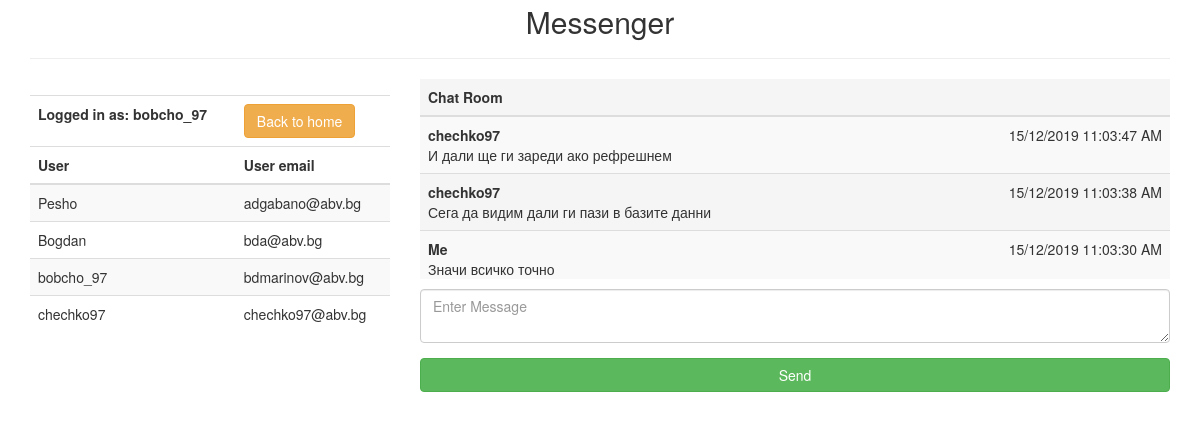
Page /chatroom.php (signed in) on the committed database.
### tables this page shows
CREATE TABLE `users` (
  `id` int(11) NOT NULL,
  `username` varchar(100) NOT NULL,
  `email` varchar(200) NOT NULL,
  `password` varchar(255) NOT NULL
);

CREATE TABLE `chatrooms` (
  `id` int(11) NOT NULL,
  `userid` int(11) NOT NULL,
  `msg` varchar(200) NOT NULL,
  `created_on` datetime NOT NULL
);

### dbB/DbConnect.php (called while the page is built)
<?php
	class DbConnect {
		private $host = 'localhost';
		private $dbName = 'websocket';
		private $user = 'root';
		private $pass = '';
		public function connect() {
			try {
				$conn = new PDO('mysql:host=' . $this->host . '; dbname=' . $this->dbName, $this->user, $this->pass);
				$conn->setAttribute(PDO::ATTR_ERRMODE, PDO::ERRMODE_EXCEPTION);
				return $conn;
			} catch( PDOException $e) {
				echo 'Database Error: ' . $e->getMessage();
			}
		}
	}
 ?>

### dbB/users.php (called while the page is built, shortened)
<?php
	class users {
		public $dbConn;
		public function __construct() {
			require_once("DbConnect.php");
			$db = new DbConnect();
			$this->dbConn = $db->connect();
		}
		public function getAllUsers() {
			$stmt = $this->dbConn->prepare("SELECT * FROM users");
			$stmt->execute();
			$users = $stmt->fetchAll(PDO::FETCH_ASSOC);
			return $users;
		}
	}

### dbB/chatrooms.php (called while the page is built, shortened)
<?php
	class chatrooms
	{
		protected $dbConn;
		public function __construct() {
			require_once('DbConnect.php');
			$db = new DbConnect();
			$this->dbConn = $db->connect();
		}
		public function getAllChatRooms() {
			$stmt = $this->dbConn->prepare("SELECT c.*, u.username FROM chatrooms c JOIN users u ON(c.userid = u.id) ORDER BY c.id DESC");
			$stmt->execute();
			$chatrooms = $stmt->fetchAll(PDO::FETCH_ASSOC);
			return $chatrooms;
		}
	}
 ?>

### chatroom.php (the view, shortened to what this page needs)
<!DOCTYPE html>
<html>
<head>
	<link rel="stylesheet" href="../library/css/bootstrap.min.css">
</head>
<body>
	<div class="container">
		<h2 class="text-center" style="margin-top: 5px; padding-top: 0;">Messenger</h2>
		<hr>
		<div class="row">
			<div class="col-md-4">
				<?php
					require("dbB/users.php");
					require("dbB/chatrooms.php");
					$objChatroom = new chatrooms;
					$chatrooms   = $objChatroom->getAllChatRooms();
					$objUser = new users;
					$users   = $objUser->getAllUsers();
				 ?>
				<table class="table table-striped">
					<thead>
						<tr>
							<td>
							</td>
							<td><align="right" colspan="2">
							<?php
							  echo "<tr><td><div><strong>Logged in as: ".$_SESSION['username']."</strong></div><div></td>";
							  echo "<td><input type='button' onclick='goBack()' class='btn btn-warning' id='leave-chat' name='leave-chat'value='Back to home'></td>";
					  	 ?>
							</td>
						</tr>
						<tr>
							<th colspan="1">User</th>
							<th colspan="1">User email</th>
						</tr>
					</thead>
					<tbody>
						 <?php
							foreach ($users as $key => $user) {
								if(!isset($_SESSION['user'][$user['id']])) {
								echo "<tr><td>".$user['username']."</td>";
								echo "<td>".$user['email']."</td>";
								}
								$userId = $_SESSION['id'];
							}
						 ?>
					</tbody>
				</table>
			</div>
			<div class="col-md-8">
				<div id="messages">
					<table id="chats" class="table table-striped">
					  <thead>
					    <tr>
					      <th colspan="4" scope="col"><strong>Chat Room</strong></th>
					    </tr>
					  </thead>
					  <tbody>
					  	<?php
					  		foreach ($chatrooms as $key => $chatroom) {
					  			if($userId == $chatroom['userid']) {
					  				$from = "Me";
					  			} else {
									  $from = $chatroom['username'];
					  			}
					  			echo '<tr><td valign="top"><div><strong>'.$from.'</strong></div><div>'.$chatroom['msg'].'</div><td align="right" valign="top">'.date("d/m/Y h:i:s A", strtotime($chatroom['created_on'])).'</td></tr>';
					  		}
					  	 ?>
					  </tbody>
					</table>
				</div>
				<form id="chat-room-frm" method="post" action="">
					<div class="form-group">
                    	<textarea class="form-control" id="msg" name="msg" placeholder="Enter Message"></textarea>
	                </div>
	                <div class="form-group">
	                    <input type="button" value="Send" class="btn btn-success btn-block" id="send" name="send">
	                </div>
			    </form>
			</div>
		</div>
	</div>
</body>
</html>

### chatroom.php (style rules this page uses)
#messages { height: 200px; background: whitesmoke; overflow: auto; }
#chat-room-frm { margin-top: 10px; }

### rows in the picture
users: username "Pesho", email "adgabano@abv.bg"
users: username "Bogdan", email "bda@abv.bg"
users: username "bobcho_97", email "bdmarinov@abv.bg"
users: username "chechko97", email "chechko97@abv.bg"
chatrooms: userid.username "chechko97", msg "И дали ще ги зареди ако рефрешнем", created_on "15/12/2019 11:03:47 AM"
chatrooms: userid.username "chechko97", msg "Сега да видим дали ги пази в базите данни", created_on "15/12/2019 11:03:38 AM"
chatrooms: userid "Me", msg "Значи всичко точно", created_on "15/12/2019 11:03:30 AM"

### other values in the picture
$_SESSION['username'] "bobcho_97"
